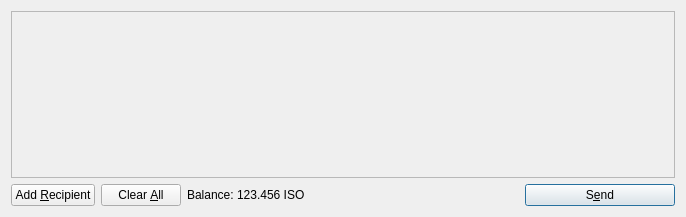
<?xml version="1.0" encoding="UTF-8"?>
<ui version="4.0">
 <class>SendCoinsDialog</class>
 <widget class="QDialog" name="SendCoinsDialog">
  <property name="geometry">
   <rect>
    <x>0</x>
    <y>0</y>
    <width>686</width>
    <height>217</height>
   </rect>
  </property>
  <property name="windowTitle">
   <string>Send Coins</string>
  </property>
  <layout class="QVBoxLayout" name="verticalLayout">
   <item>
    <widget class="QScrollArea" name="scrollArea">
     <property name="widgetResizable">
      <bool>true</bool>
     </property>
     <widget class="QWidget" name="scrollAreaWidgetContents">
      <property name="geometry">
       <rect>
        <x>0</x>
        <y>0</y>
        <width>666</width>
        <height>165</height>
       </rect>
      </property>
      <layout class="QVBoxLayout" name="verticalLayout_2">
       <property name="margin">
        <number>0</number>
       </property>
       <item>
        <layout class="QVBoxLayout" name="entries">
         <property name="spacing">
          <number>6</number>
         </property>
        </layout>
       </item>
       <item>
        <spacer name="verticalSpacer">
         <property name="orientation">
          <enum>Qt::Vertical</enum>
         </property>
         <property name="sizeHint" stdset="0">
          <size>
           <width>20</width>
           <height>40</height>
          </size>
         </property>
        </spacer>
       </item>
      </layout>
     </widget>
    </widget>
   </item>
   <item>
    <layout class="QHBoxLayout" name="horizontalLayout">
     <item>
      <widget class="QPushButton" name="addButton">
       <property name="toolTip">
        <string>Send to multiple recipients at once</string>
       </property>
       <property name="text">
        <string>Add &amp;Recipient</string>
       </property>
       <property name="icon">
        <iconset resource="../bitcoin.qrc">
         <normaloff>:/icons/add</normaloff>:/icons/add</iconset>
       </property>
       <property name="autoDefault">
        <bool>false</bool>
       </property>
      </widget>
     </item>
     <item>
      <widget class="QPushButton" name="clearButton">
       <property name="sizePolicy">
        <sizepolicy hsizetype="Minimum" vsizetype="Fixed">
         <horstretch>0</horstretch>
         <verstretch>0</verstretch>
        </sizepolicy>
       </property>
       <property name="toolTip">
        <string>Remove all transaction fields</string>
       </property>
       <property name="text">
        <string>Clear &amp;All</string>
       </property>
       <property name="icon">
        <iconset resource="../bitcoin.qrc">
         <normaloff>:/icons/remove</normaloff>:/icons/remove</iconset>
       </property>
       <property name="autoRepeatDelay">
        <number>300</number>
       </property>
       <property name="autoDefault">
        <bool>false</bool>
       </property>
      </widget>
     </item>
     <item>
      <layout class="QHBoxLayout" name="horizontalLayout_2">
       <property name="spacing">
        <number>3</number>
       </property>
       <item>
        <widget class="QLabel" name="label">
         <property name="text">
          <string>Balance:</string>
         </property>
        </widget>
       </item>
       <item>
        <widget class="QLabel" name="labelBalance">
         <property name="cursor">
          <cursorShape>IBeamCursor</cursorShape>
         </property>
         <property name="text">
          <string>123.456 ISO</string>
         </property>
         <property name="textInteractionFlags">
          <set>Qt::LinksAccessibleByMouse|Qt::TextSelectableByKeyboard|Qt::TextSelectableByMouse</set>
         </property>
        </widget>
       </item>
      </layout>
     </item>
     <item>
      <spacer name="horizontalSpacer">
       <property name="orientation">
        <enum>Qt::Horizontal</enum>
       </property>
       <property name="sizeHint" stdset="0">
        <size>
         <width>40</width>
         <height>20</height>
        </size>
       </property>
      </spacer>
     </item>
     <item>
      <widget class="QPushButton" name="sendButton">
       <property name="minimumSize">
        <size>
         <width>150</width>
         <height>0</height>
        </size>
       </property>
       <property name="toolTip">
        <string>Confirm the send action</string>
       </property>
       <property name="text">
        <string>S&amp;end</string>
       </property>
       <property name="icon">
        <iconset resource="../bitcoin.qrc">
         <normaloff>:/icons/send</normaloff>:/icons/send</iconset>
       </property>
       <property name="default">
        <bool>true</bool>
       </property>
      </widget>
     </item>
    </layout>
   </item>
  </layout>
 </widget>
 <resources>
  <include location="../bitcoin.qrc"/>
 </resources>
 <connections/>
</ui>
